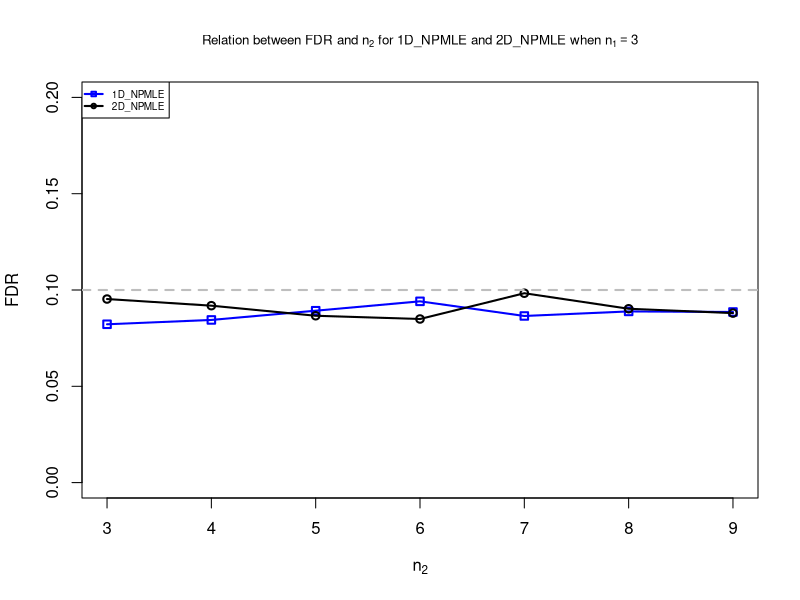
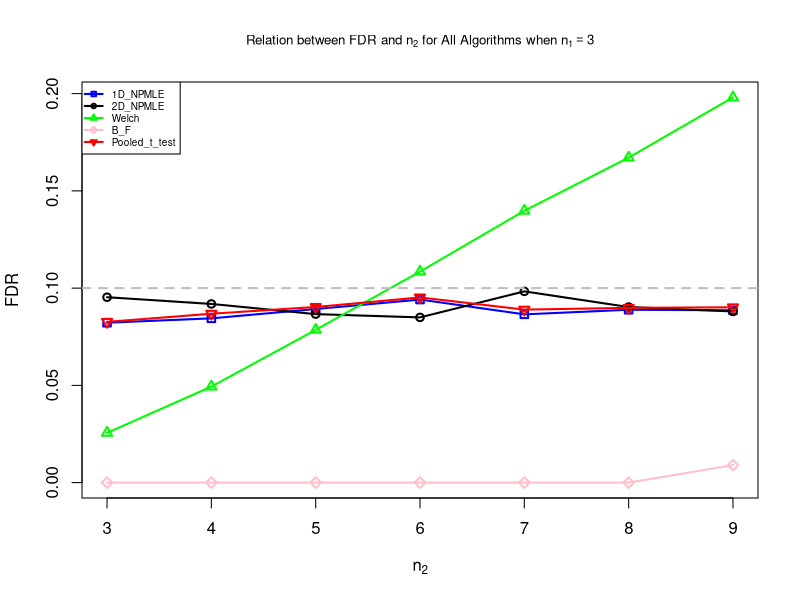
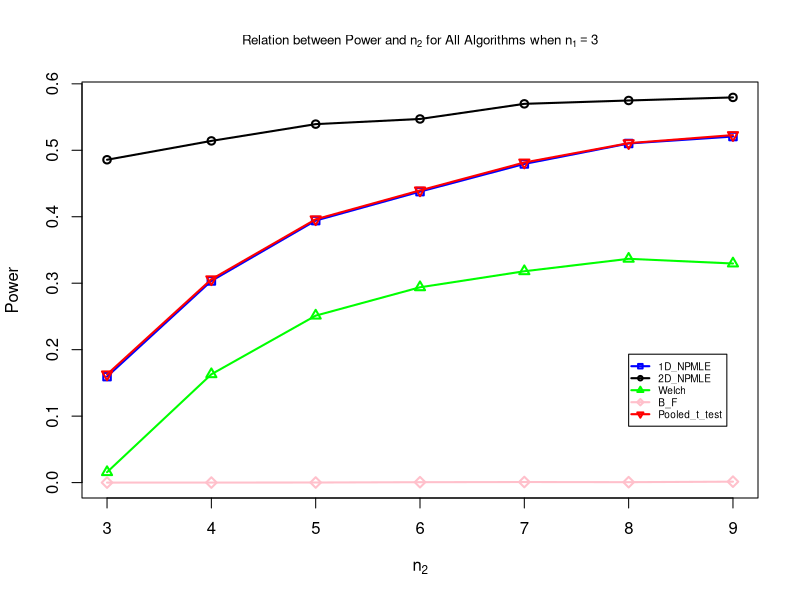
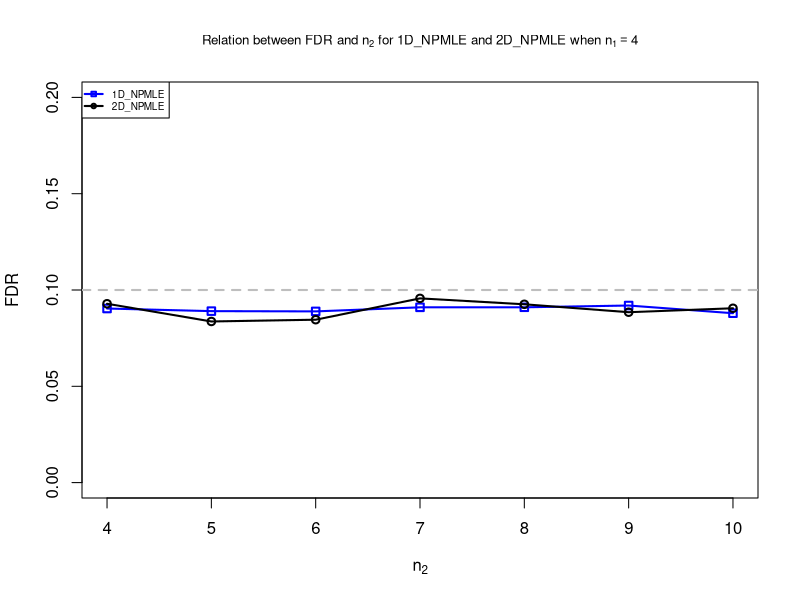
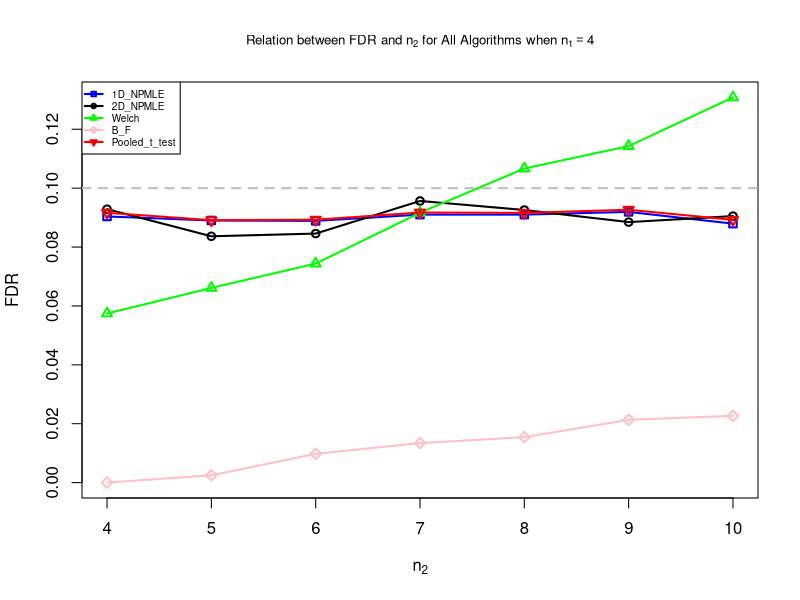
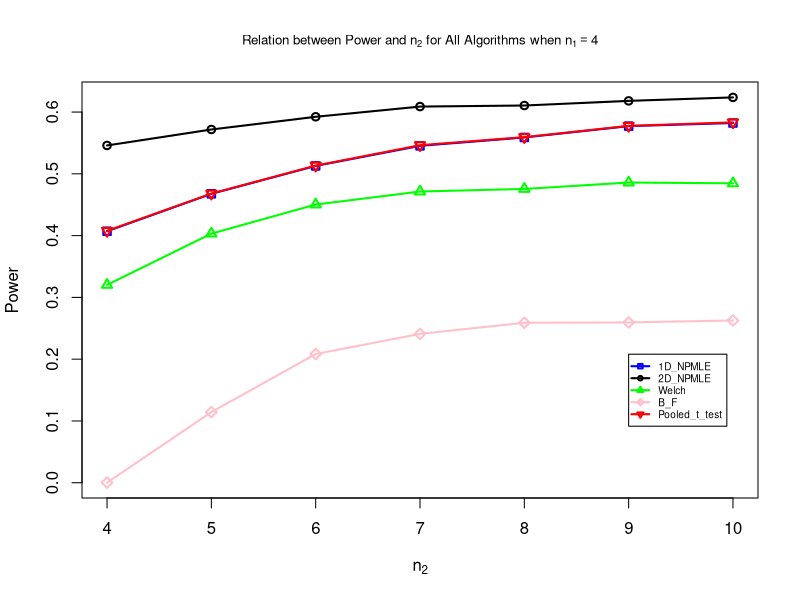
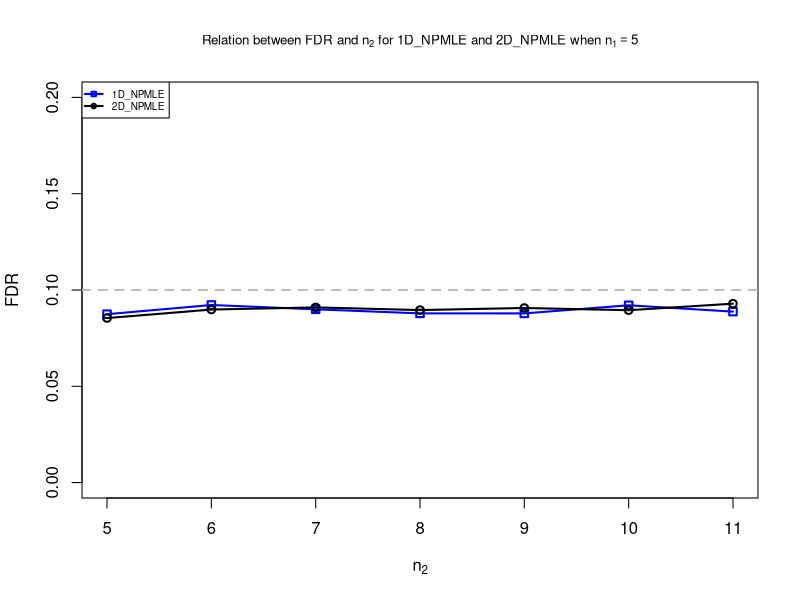
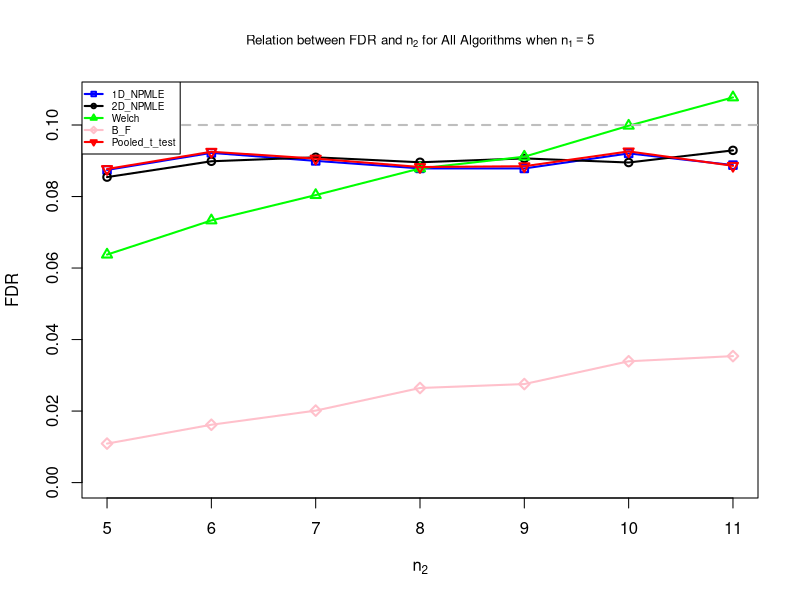

Here is the R script that generated these plots, in order:
## ---- chunk 1
Full_FDR_Data = read.csv('./Full Data/Full_FDR_Data_new.csv')
Full_Power_Data = read.csv('./Full Data/Full_Power_Data_new.csv')
## ---- chunk 2
Full_FDR_Data
## ---- chunk 3
Plotter = function(n1, length_n2, Full_FDR_Data, Full_Power_Data) {
  n2_range = c(n1: (n1 + length_n2 - 1))
  FDR_n1 = Full_FDR_Data[Full_FDR_Data$n1 == n1 & (Full_FDR_Data$n2 %in% n2_range), ]
  Power_n1 = Full_Power_Data[Full_Power_Data$n1 == n1 & (Full_Power_Data$n2 %in% n2_range), ]
  
  # FDR with 1D_NPMLE, 2D_NPMLE
  main = substitute(expression(paste('Relation between FDR and ', n[2], ' for 1D_NPMLE and 2D_NPMLE when ', n[1] == N1)), list(N1 = n1))
  plot(FDR_n1$n2, FDR_n1$X1D_NPMLE, type = 'o', pch = 0, col = 'blue', lwd = 2, xlab = expression(n[2]), ylab = 'FDR', main = eval(main), cex.main = 0.8, ylim = c(0, 0.2))
  lines(FDR_n1$n2, FDR_n1$X2D_NPMLE, type = 'o', pch = 1, col = 'black', lwd = 2)
  abline(h = 0.1, lwd = 2, col = 'grey', lty = 2)
  legend('topleft', c('1D_NPMLE', '2D_NPMLE'), col=c('blue', 'black'), pch = c(0, 1), lwd=2, lty = 1, cex = 0.6)
  
  # FDR with all algorithms
  main = substitute(expression(paste('Relation between FDR and ', n[2], ' for All Algorithms when ', n[1] == N1)), list(N1 = n1))
  plot(FDR_n1$n2, FDR_n1$X1D_NPMLE, type = 'o', pch = 0, col = 'blue', lwd = 2, xlab = expression(n[2]), ylab = 'FDR', main = eval(main), cex.main = 0.8, ylim = c(0, max(FDR_n1[, c(3,4,5,6,7)])))
  lines(FDR_n1$n2, FDR_n1$X2D_NPMLE, type = 'o', pch = 1, col = 'black', lwd = 2)
  lines(FDR_n1$n2, FDR_n1$Welch, type = 'o', pch = 2, col = 'green', lwd = 2)
  lines(FDR_n1$n2, FDR_n1$B_F, type = 'o', pch = 5, col = 'pink', lwd = 2)
  lines(FDR_n1$n2, FDR_n1$t_test, type = 'o', pch = 6, col = 'red', lwd = 2)
  abline(h = 0.1, lwd = 2, col = 'grey', lty = 2)
  legend('topleft', c('1D_NPMLE', '2D_NPMLE', 'Welch', 'B_F', 'Pooled_t_test'), col=c('blue', 'black', 'green', 'pink', 'red'), pch = c(0,1,2,5,6), lwd=2, lty = 1, cex = 0.6)
  
  # Power with all algorithms
  main = substitute(expression(paste('Relation between Power and ', n[2], ' for All Algorithms when ', n[1] == N1)), list(N1 = n1))
  plot(Power_n1$n2, Power_n1$X1D_NPMLE, type = 'o', pch = 0, col = 'blue', lwd = 2, xlab = expression(n[2]), ylab = 'Power', main = eval(main), cex.main = 0.8, ylim = c(min(Power_n1[, c(3,4,5,6,7)]), max(Power_n1[, c(3,4,5,6,7)])))
  lines(Power_n1$n2, Power_n1$X2D_NPMLE, type = 'o', pch = 1, col = 'black', lwd = 2)
  lines(Power_n1$n2, Power_n1$Welch, type = 'o', pch = 2, col = 'green', lwd = 2)
  lines(Power_n1$n2, Power_n1$B_F, type = 'o', pch = 5, col = 'pink', lwd = 2)
  lines(Power_n1$n2, Power_n1$t_test, type = 'o', pch = 6, col = 'red', lwd = 2)
  legend(n1 + length_n2 - 2, 2/3*min(Power_n1[, c(3,4,5,6,7)]) + 1/3*max(Power_n1[, c(3,4,5,6,7)]), c('1D_NPMLE', '2D_NPMLE', 'Welch', 'B_F', 'Pooled_t_test'), col=c('blue', 'black', 'green', 'pink', 'red'), pch = c(0,1,2,5,6), lwd=2, lty = 1, cex = 0.6)
}
## ---- chunk 4
n1 = 3
length_n2 = 7
## ---- chunk 5
Plotter(n1, length_n2, Full_FDR_Data, Full_Power_Data)
## ---- chunk 6
n1 = 4
length_n2 = 7
## ---- chunk 7
Plotter(n1, length_n2, Full_FDR_Data, Full_Power_Data)
## ---- chunk 8
n1 = 5
length_n2 = 7
## ---- chunk 9
Plotter(n1, length_n2, Full_FDR_Data, Full_Power_Data)
## ---- chunk 10
n1 = 6
length_n2 = 7
## ---- chunk 11
Plotter(n1, length_n2, Full_FDR_Data, Full_Power_Data)
## ---- chunk 12
n1 = 7
length_n2 = 7
## ---- chunk 13
Plotter(n1, length_n2, Full_FDR_Data, Full_Power_Data)
## ---- chunk 14
FDR_plotter = function(n1, length_n2, Full_FDR_Data) {
  n2_range = c(n1: (n1 + length_n2 - 1))
  FDR_n1 = Full_FDR_Data[Full_FDR_Data$n1 == n1 & (Full_FDR_Data$n2 %in% n2_range), ]
  
  #main = substitute(expression(paste('Relation between FDR and ', n[2], ' for All Algorithms when ', n[1] == N1)), list(N1 = n1))
  #plot(FDR_n1$n2, FDR_n1$X1D_NPMLE, type = 'o', pch = 0, col = 'blue', lwd = 2, xlab = expression(n[2]), ylab = 'FDR', main = eval(main), cex.main = 0.8, ylim = c(0, max(FDR_n1[, c(3,4,5,6,7)])))
  plot(FDR_n1$n2, FDR_n1$X1D_NPMLE, type = 'o', pch = 0, col = 'blue', lwd = 2, xlab = expression(K[B]), ylab = 'FDR', ylim = c(0, max(FDR_n1[, c(3,4,5,6,7,8,9)], 0.1)), cex.lab = 1.5)
  lines(FDR_n1$n2, FDR_n1$X2D_NPMLE, type = 'o', pch = 1, col = 'black', lwd = 2)
  lines(FDR_n1$n2, FDR_n1$Welch, type = 'o', pch = 2, col = 'green', lwd = 2)
  lines(FDR_n1$n2, FDR_n1$B_F, type = 'o', pch = 5, col = 'pink', lwd = 2)
  lines(FDR_n1$n2, FDR_n1$t_test, type = 'o', pch = 6, col = 'red', lwd = 2)
  lines(FDR_n1$n2, FDR_n1$EV2_NPMLE, type = 'o', pch = 7, col = 'darkblue', lwd = 2)
  abline(h = 0.1, lwd = 2, col = 'grey', lty = 2)
  #legend('topleft', c('1D_NPMLE', '2D_NPMLE', 'Welch', 'B_F', 'Pooled_t_test'), col=c('blue', 'black', 'green', 'pink', 'red'), pch = c(0,1,2,5,6), lwd=2, lty = 1, cex = 0.6)
}

Power_plotter = function(n1, length_n2, Full_Power_Data) {
  n2_range = c(n1: (n1 + length_n2 - 1))
  Power_n1 = Full_Power_Data[Full_Power_Data$n1 == n1 & (Full_Power_Data$n2 %in% n2_range), ]
  
  #main = substitute(expression(paste('Relation between Power and ', n[2], ' for All Algorithms when ', n[1] == N1)), list(N1 = n1))
  #plot(Power_n1$n2, Power_n1$X1D_NPMLE, type = 'o', pch = 0, col = 'blue', lwd = 2, xlab = expression(n[2]), ylab = 'Power', main = eval(main), cex.main = 0.8, ylim = c(min(Power_n1[, c(3,4,5,6,7)]), max(Power_n1[, c(3,4,5,6,7)])))
  plot(Power_n1$n2, Power_n1$X1D_NPMLE, type = 'o', pch = 0, col = 'blue', lwd = 2, xlab = expression(K[B]), ylab = 'Power', ylim = c(0, max(Power_n1[, c(3,4,5,6,7,8,9)])), cex.lab = 1.5)
  lines(Power_n1$n2, Power_n1$X2D_NPMLE, type = 'o', pch = 1, col = 'black', lwd = 2)
  lines(Power_n1$n2, Power_n1$Welch, type = 'o', pch = 2, col = 'green', lwd = 2)
  lines(Power_n1$n2, Power_n1$B_F, type = 'o', pch = 5, col = 'pink', lwd = 2)
  lines(Power_n1$n2, Power_n1$t_test, type = 'o', pch = 6, col = 'red', lwd = 2)
  #lines(Power_n1$n2, Power_n1$EV_NPMLE, type = 'o', pch = 3, col = '#87CEFA', lwd = 2)
  lines(Power_n1$n2, Power_n1$EV2_NPMLE, type = 'o', pch = 7, col = 'darkblue', lwd = 2)
  #legend(n1 + length_n2 - 2, 2/3*min(Power_n1[, c(3,4,5,6,7)]) + 1/3*max(Power_n1[, c(3,4,5,6,7)]), c('1D_NPMLE', '2D_NPMLE', 'Welch', 'B_F', 'Pooled_t_test'), col=c('blue', 'black', 'green', 'pink', 'red'), pch = c(0,1,2,5,6), lwd=2, lty = 1, cex = 0.6)
}
## ---- chunk 15
png("combined_plot_with_legend.png", width = 3200, height = 2400, res = 300)
par(mfrow = c(2, 2), mar = c(4,4,4,4), oma = c(1, 2, 0, 13), mgp = c(2.8, 1, 0))
FDR_plotter(3,7,Full_FDR_Data)
Power_plotter(3,7,Full_Power_Data)
FDR_plotter(5,7,Full_FDR_Data)
Power_plotter(5,7,Full_Power_Data)
#FDR_plotter(7,7,Full_FDR_Data)
#Power_plotter(7,7,Full_Power_Data)
#par(mfrow = c(1,1))
par(xpd = NA)
legend('topright', c('1D_NPMLE', '2D_NPMLE', 'Welch', 'B_F', 'Pooled_t_test', 'EV_NPMLE'), col=c('blue', 'black', 'green', 'pink', 'red', 'darkblue'), pch = c(0,1,2,5,6,7), lwd=2, lty = 1, cex = 1.3, inset = c(-0.8, -1.512))
dev.off()
## ---- chunk 16
FDR_equ = Full_FDR_Data[Full_FDR_Data$n1 == Full_FDR_Data$n2, ]
main = expression(paste('Relation between FDR and ', n[2], ' for All Algorithms when ', n[1], ' = ', n[2]))
plot(FDR_equ$n2, FDR_equ$X1D_NPMLE, type = 'o', pch = 2, col = 'blue', lwd = 2, xlab = expression(n[2]), ylab = 'FDR', main = main, cex.main = 0.8, ylim = c(0, max(FDR_equ[, c(3,4,5,6)])))
lines(FDR_equ$n2, FDR_equ$X2D_NPMLE, type = 'o', pch = 2, col = 'black', lwd = 2)
lines(FDR_equ$n2, FDR_equ$Welch, type = 'o', pch = 2, col = 'green', lwd = 2)
lines(FDR_equ$n2, FDR_equ$Pooled_t, type = 'o', pch = 2, col = 'red', lwd = 2)
abline(h = 0.1, lwd = 2, col = 'grey', lty = 2)
legend('bottomleft', c('1D_NPMLE', '2D_NPMLE', 'Welch', 'Pooled_t_test'), col=c('blue', 'black', 'green', 'red'), lwd=2, lty = 1, cex = 0.7)
## ---- chunk 17
Power_equ = Full_Power_Data[Full_Power_Data$n1 == Full_Power_Data$n2, ]
main = expression(paste('Relation between Power and ', n[2], ' for All Algorithms when ', n[1], ' = ', n[2]))
plot(Power_equ$n2, Power_equ$X1D_NPMLE, type = 'o', pch = 2, col = 'blue', lwd = 2, xlab = expression(n[2]), ylab = 'Power', main = main, cex.main = 0.8, ylim = c(0, max(Power_equ[, c(3,4,5,6)])))
lines(Power_equ$n2, Power_equ$X2D_NPMLE, type = 'o', pch = 2, col = 'black', lwd = 2)
lines(Power_equ$n2, Power_equ$Welch, type = 'o', pch = 2, col = 'green', lwd = 2)
lines(Power_equ$n2, Power_equ$Pooled_t, type = 'o', pch = 2, col = 'red', lwd = 2)
legend('bottomright', c('1D_NPMLE', '2D_NPMLE', 'Welch', 'Pooled_t_test'), col=c('blue', 'black', 'green', 'red'), lwd=2, lty = 1, cex = 0.7)
